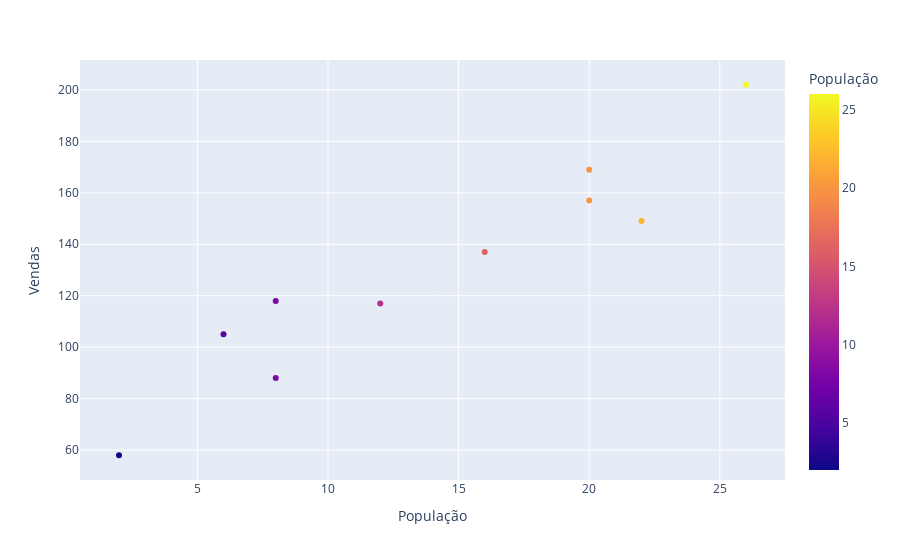

Notebook code for this chart:
### Code cell
#grafico de dispersão

data = dadosFastFood

#criando o gráfico
fig = px.scatter(data, x='População', y='Vendas', color='População')

fig.show()

### Figure 1 — Plotly figure (JSON) as saved in the notebook; plotly's stock layout.template omitted (floating-point values rounded to 4 significant figures)
{"data": [{"hovertemplate": "População=%{marker.color}<br>Vendas=%{y}<extra></extra>", "legendgroup": "", "marker": {"color": [2, 6, 8, 8, 12, 16, 20, 20, 22, 26], "coloraxis": "coloraxis", "symbol": "circle"}, "mode": "markers", "name": "", "orientation": "v", "showlegend": false, "type": "scatter", "x": [2, 6, 8, 8, 12, 16, 20, 20, 22, 26], "xaxis": "x", "y": [58, 105, 88, 118, 117, 137, 157, 169, 149, 202], "yaxis": "y"}], "layout": {"coloraxis": {"colorbar": {"title": {"text": "População"}}, "colorscale": [[0, "#0d0887"], [0.1111, "#46039f"], [0.2222, "#7201a8"], [0.3333, "#9c179e"], [0.4444, "#bd3786"], [0.5556, "#d8576b"], [0.6667, "#ed7953"], [0.7778, "#fb9f3a"], [0.8889, "#fdca26"], [1, "#f0f921"]]}, "legend": {"tracegroupgap": 0}, "margin": {"t": 60}, "xaxis": {"anchor": "y", "domain": [0, 1], "title": {"text": "População"}}, "yaxis": {"anchor": "x", "domain": [0, 1], "title": {"text": "Vendas"}}}}
